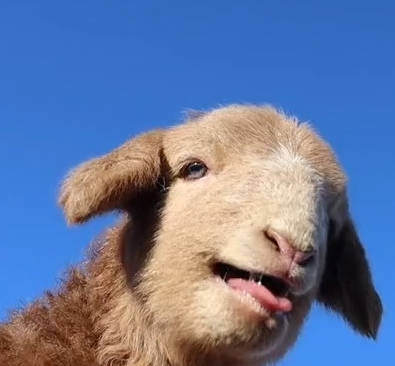
//> input picture 第3章、图像处理与鼠标事件/05图像几何形状绘制/image.jpg, 395 x 366 px
$ ./main   (built with g++ and OpenCV 4)
//> lines starting //> are read from the running program, lines starting //| are printed output that depends on the picture
#include <iostream>

#include <opencv2/core/utils/logger.hpp>
#include <opencv2/opencv.hpp>

using namespace cv;
using namespace std;

int main(int argc, char const* argv[]) {
	utils::logging::setLogLevel(utils::logging::LOG_LEVEL_SILENT);
	Mat src = imread("image.jpg", IMREAD_COLOR);
//> src is the input picture: 366 rows x 395 cols, CV_8UC3; mean B, G, R 158, 120.6, 104
	Mat bg = Mat::zeros(src.size(), src.type());
	Mat dst = Mat::zeros(src.size(), src.type());


	if (src.empty()) {
		printf("could not load image¡­¡­\n");
		return -1;
	}

	Rect rect;
	rect.x = 30;
	rect.y = 40;
	rect.width = 100;
	rect.height = 200;
	rectangle(bg, rect, Scalar(0, 0, 255), -1, LINE_4, 0);
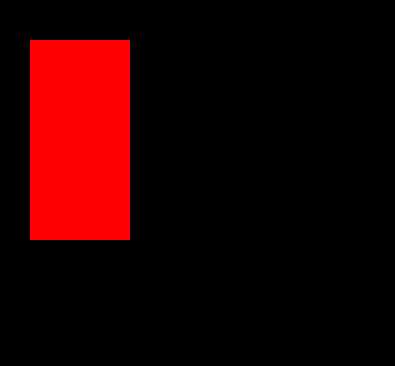
//> bg: 366 rows x 395 cols, CV_8UC3; mean B, G, R 0, 0, 35.3

	Point p;
	p.x = src.cols / 2;
//> p = Point(197, 0)
	p.y = src.rows / 2;
//> p = Point(197, 183)
	int r = 100;
	circle(bg, p, r, Scalar(0, 255, 255), 1, LINE_8, 0);

	line(bg, Point(rect.x, rect.y), Point(rect.x + rect.width, rect.y + rect.height), Scalar(255, 0, 0), 1, LINE_AA, 0);

	RotatedRect rrt;
	rrt.center = Point(p.x, p.y);
//> rrt = centre (197, 183), size (0, 0), angle 0
	rrt.size = Size(100, 150);
	rrt.angle = 90;
	ellipse(bg, rrt, Scalar(255, 255, 0), 1, LINE_8);
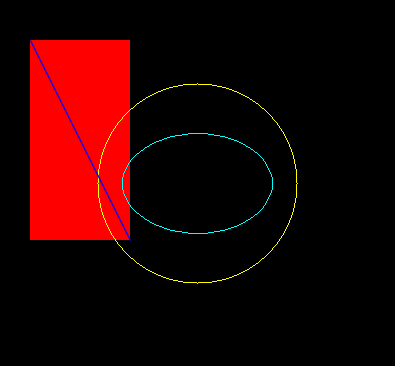
//> bg: 366 rows x 395 cols, CV_8UC3; mean B, G, R 1.2, 1.6, 35.4

	addWeighted(src, 0.7, bg, 0.3,0, dst);
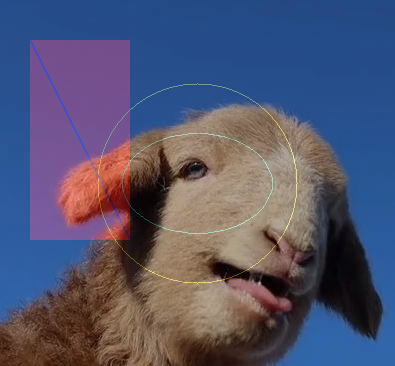
//> dst: 366 rows x 395 cols, CV_8UC3; mean B, G, R 110.9, 84.9, 83.4

	imshow("src", src);

	imshow("bg", bg);

	imshow("dst", dst);


	waitKey(0);

	destroyAllWindows();

	return 0;
}
